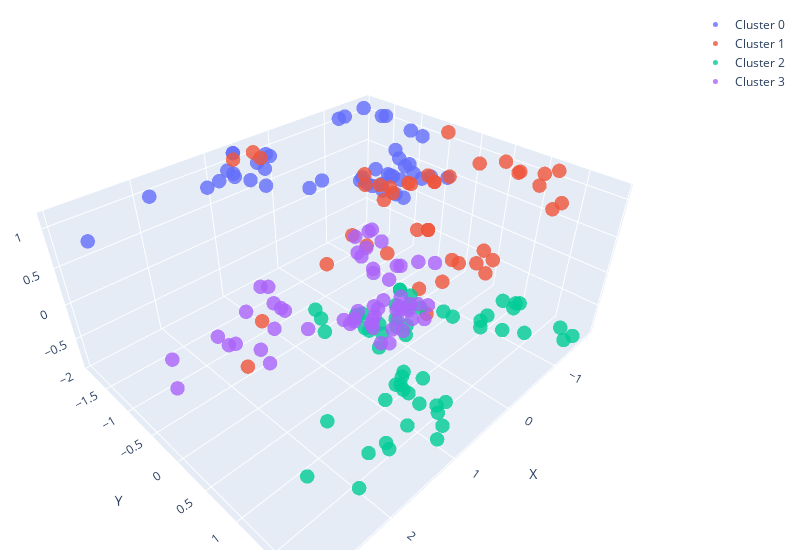

Notebook source saved alongside this figure:
### Code cell
import plotly.graph_objs as go
import plotly.io as pio

fig = go.Figure()

for i in range(4):
    fig.add_trace(go.Scatter3d(
        x=dff[dff['Multi cluster']==i][1],
        y=dff[dff['Multi cluster']==i][2],
        z=dff[dff['Multi cluster']==i][3],
        mode='markers',
        marker=dict(
            size=5,
            color=i,
            colorscale='Viridis',
            opacity=0.8
        ),
        name='Cluster '+str(i)
    ))

fig.update_layout(scene=dict(
                    xaxis_title='X',
                    yaxis_title='Y',
                    zaxis_title='Z'),
                  width=800,
                  margin=dict(r=20, b=10, l=10, t=10))

pio.show(fig)
